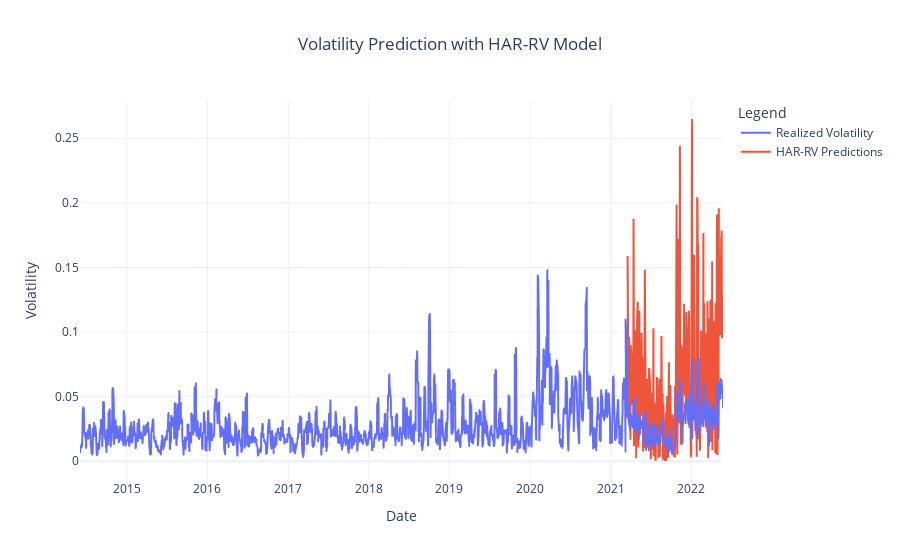

Notebook cell for this chart:
### Code cell
y_hat = results.predict(X_test)

denormalized_y = y_hat * (max(y_test) - min(y_test)) + min(y_test)

rmse_har_rv = np.sqrt(mse(realized_vol.iloc[-n:] / 100, denormalized_y))
print('The RMSE value of HAR-RV Model is  {:.6f}'.format(rmse_har_rv))

mse_har_rv = mse(realized_vol.iloc[-n:] / 100, denormalized_y)
print('The MSE value of HAR-RV Model is  {:.6f}'.format(mse_har_rv))

mae_har_rv = mae(realized_vol.iloc[-n:] / 100, denormalized_y)
print('The MAE value of HAR-RV Model is  {:.6f}'.format(mae_har_rv))

fig = px.line(realized_vol / 100, template='plotly_white', labels={'value':'Volatility'}, title='Volatility Prediction with HAR-RV Model')
fig.for_each_trace(lambda t: t.update(name = newnames[t.name],
                                      legendgroup = newnames[t.name],
                                      hovertemplate = t.hovertemplate.replace(t.name, newnames[t.name])
                                     )
                  )
fig.add_trace(go.Scatter(x=y_test.index, y=denormalized_y, mode='lines', name='HAR-RV Predictions'))
fig.update_layout(
    title_x=0.5,
    legend_title="Legend"
)
fig.show()

### Figure 1 — Plotly figure (JSON) as saved in the notebook; plotly's stock layout.template omitted (floating-point values rounded to 4 significant figures; data arrays with more than 128 entries replaced by an {"elided": "..."} marker saying what was removed)
{"data": [{"hovertemplate": "variable=Realized Volatility<br>Date=%{x}<br>Volatility=%{y}<extra></extra>", "legendgroup": "Realized Volatility", "line": {"color": "#636efa", "dash": "solid"}, "marker": {"symbol": "circle"}, "mode": "lines", "name": "Realized Volatility", "showlegend": true, "type": "scattergl", "x": {"elided": "2010 str values"}, "xaxis": "x", "y": {"elided": "2010 float values"}, "yaxis": "y"}, {"mode": "lines", "name": "HAR-RV Predictions", "type": "scatter", "x": {"elided": "300 str values"}, "y": {"elided": "300 float values"}}], "layout": {"legend": {"title": {"text": "Legend"}, "tracegroupgap": 0}, "title": {"text": "Volatility Prediction with HAR-RV Model", "x": 0.5}, "xaxis": {"anchor": "y", "domain": [0, 1], "title": {"text": "Date"}}, "yaxis": {"anchor": "x", "domain": [0, 1], "title": {"text": "Volatility"}}}}
